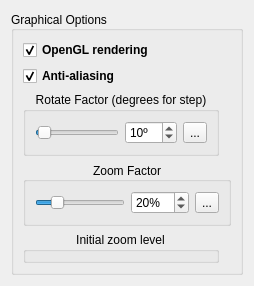
     <widget class="QWidget" name="graphicsTAB">
      <attribute name="title">
       <string>Graphics</string>
      </attribute>
      <layout class="QVBoxLayout" name="verticalLayout">
       <item>
        <widget class="QGroupBox" name="graphicalOptionsBox">
         <property name="sizePolicy">
          <sizepolicy hsizetype="Preferred" vsizetype="MinimumExpanding">
           <horstretch>0</horstretch>
           <verstretch>2</verstretch>
          </sizepolicy>
         </property>
         <property name="font">
          <font/>
         </property>
         <property name="title">
          <string>Graphical Options</string>
         </property>
         <property name="alignment">
          <set>Qt::AlignLeading|Qt::AlignLeft|Qt::AlignVCenter</set>
         </property>
         <property name="flat">
          <bool>false</bool>
         </property>
         <property name="checkable">
          <bool>false</bool>
         </property>
         <layout class="QGridLayout" name="gridLayout_3">
          <item row="2" column="0">
           <widget class="QGroupBox" name="rotateBox">
            <property name="maximumSize">
             <size>
              <width>16777215</width>
              <height>100</height>
             </size>
            </property>
            <property name="font">
             <font/>
            </property>
            <property name="title">
             <string>Rotate Factor (degrees for step)</string>
            </property>
            <property name="alignment">
             <set>Qt::AlignHCenter|Qt::AlignTop</set>
            </property>
            <property name="flat">
             <bool>true</bool>
            </property>
            <layout class="QHBoxLayout" name="horizontalLayout_2">
             <item>
              <widget class="QSlider" name="rotateFactorSlider">
               <property name="maximum">
                <number>360</number>
               </property>
               <property name="value">
                <number>10</number>
               </property>
               <property name="orientation">
                <enum>Qt::Horizontal</enum>
               </property>
               <property name="invertedAppearance">
                <bool>false</bool>
               </property>
               <property name="invertedControls">
                <bool>true</bool>
               </property>
               <property name="tickPosition">
                <enum>QSlider::NoTicks</enum>
               </property>
              </widget>
             </item>
             <item>
              <widget class="QSpinBox" name="rotateFactorSpin">
               <property name="wrapping">
                <bool>false</bool>
               </property>
               <property name="frame">
                <bool>true</bool>
               </property>
               <property name="readOnly">
                <bool>false</bool>
               </property>
               <property name="buttonSymbols">
                <enum>QAbstractSpinBox::UpDownArrows</enum>
               </property>
               <property name="specialValueText">
                <string/>
               </property>
               <property name="accelerated">
                <bool>true</bool>
               </property>
               <property name="suffix">
                <string>º</string>
               </property>
               <property name="maximum">
                <number>360</number>
               </property>
               <property name="value">
                <number>10</number>
               </property>
              </widget>
             </item>
             <item>
              <widget class="QToolButton" name="rotateClearButton">
               <property name="text">
                <string>...</string>
               </property>
               <property name="icon">
                <iconset resource="../resources/resources.qrc">
                 <normaloff>:/editclear.png</normaloff>:/editclear.png</iconset>
               </property>
               <property name="iconSize">
                <size>
                 <width>22</width>
                 <height>26</height>
                </size>
               </property>
               <property name="checkable">
                <bool>false</bool>
               </property>
               <property name="autoRaise">
                <bool>false</bool>
               </property>
               <property name="arrowType">
                <enum>Qt::NoArrow</enum>
               </property>
              </widget>
             </item>
            </layout>
           </widget>
          </item>
          <item row="4" column="0" colspan="3">
           <widget class="QGroupBox" name="zoomBox">
            <property name="maximumSize">
             <size>
              <width>16777215</width>
              <height>100</height>
             </size>
            </property>
            <property name="font">
             <font/>
            </property>
            <property name="title">
             <string>Zoom Factor</string>
            </property>
            <property name="alignment">
             <set>Qt::AlignCenter</set>
            </property>
            <property name="flat">
             <bool>true</bool>
            </property>
            <layout class="QHBoxLayout" name="horizontalLayout_3">
             <item>
              <widget class="QSlider" name="zoomFactorSlider">
               <property name="maximum">
                <number>100</number>
               </property>
               <property name="sliderPosition">
                <number>20</number>
               </property>
               <property name="orientation">
                <enum>Qt::Horizontal</enum>
               </property>
               <property name="invertedControls">
                <bool>true</bool>
               </property>
              </widget>
             </item>
             <item>
              <widget class="QSpinBox" name="zoomFactorSpin">
               <property name="accelerated">
                <bool>true</bool>
               </property>
               <property name="suffix">
                <string>%</string>
               </property>
               <property name="maximum">
                <number>100</number>
               </property>
               <property name="value">
                <number>20</number>
               </property>
              </widget>
             </item>
             <item>
              <widget class="QToolButton" name="zoomClearButton">
               <property name="text">
                <string>...</string>
               </property>
               <property name="icon">
                <iconset resource="../resources/resources.qrc">
                 <normaloff>:/editclear.png</normaloff>:/editclear.png</iconset>
               </property>
               <property name="iconSize">
                <size>
                 <width>22</width>
                 <height>26</height>
                </size>
               </property>
              </widget>
             </item>
            </layout>
           </widget>
          </item>
          <item row="5" column="0">
           <widget class="QGroupBox" name="groupBox_16">
            <property name="maximumSize">
             <size>
              <width>16777215</width>
              <height>150</height>
             </size>
            </property>
            <property name="font">
             <font/>
            </property>
            <property name="title">
             <string>Initial zoom level</string>
            </property>
            <property name="alignment">
             <set>Qt::AlignHCenter|Qt::AlignTop</set>
            </property>
            <property name="flat">
             <bool>true</bool>
            </property>
            <widget class="QSpinBox" name="initialZoomLevelSpinBox">
             <property name="geometry">
              <rect>
               <x>220</x>
               <y>50</y>
               <width>251</width>
               <height>41</height>
              </rect>
             </property>
             <property name="font">
              <font/>
             </property>
             <property name="minimum">
              <number>100</number>
             </property>
             <property name="maximum">
              <number>500000</number>
             </property>
             <property name="value">
              <number>80000</number>
             </property>
            </widget>
           </widget>
          </item>
          <item row="1" column="0">
           <widget class="QCheckBox" name="antialiasCheckBox">
            <property name="font">
             <font>
              <weight>75</weight>
              <italic>false</italic>
              <bold>true</bold>
             </font>
            </property>
            <property name="cursor">
             <cursorShape>PointingHandCursor</cursorShape>
            </property>
            <property name="text">
             <string>Anti-aliasing</string>
            </property>
            <property name="checked">
             <bool>true</bool>
            </property>
           </widget>
          </item>
          <item row="0" column="0">
           <widget class="QCheckBox" name="openGLCheckBox">
            <property name="font">
             <font>
              <weight>75</weight>
              <italic>false</italic>
              <bold>true</bold>
             </font>
            </property>
            <property name="cursor">
             <cursorShape>PointingHandCursor</cursorShape>
            </property>
            <property name="text">
             <string>OpenGL rendering</string>
            </property>
            <property name="checked">
             <bool>true</bool>
            </property>
            <property name="tristate">
             <bool>false</bool>
            </property>
           </widget>
          </item>
         </layout>
        </widget>
       </item>
      </layout>
     </widget>
